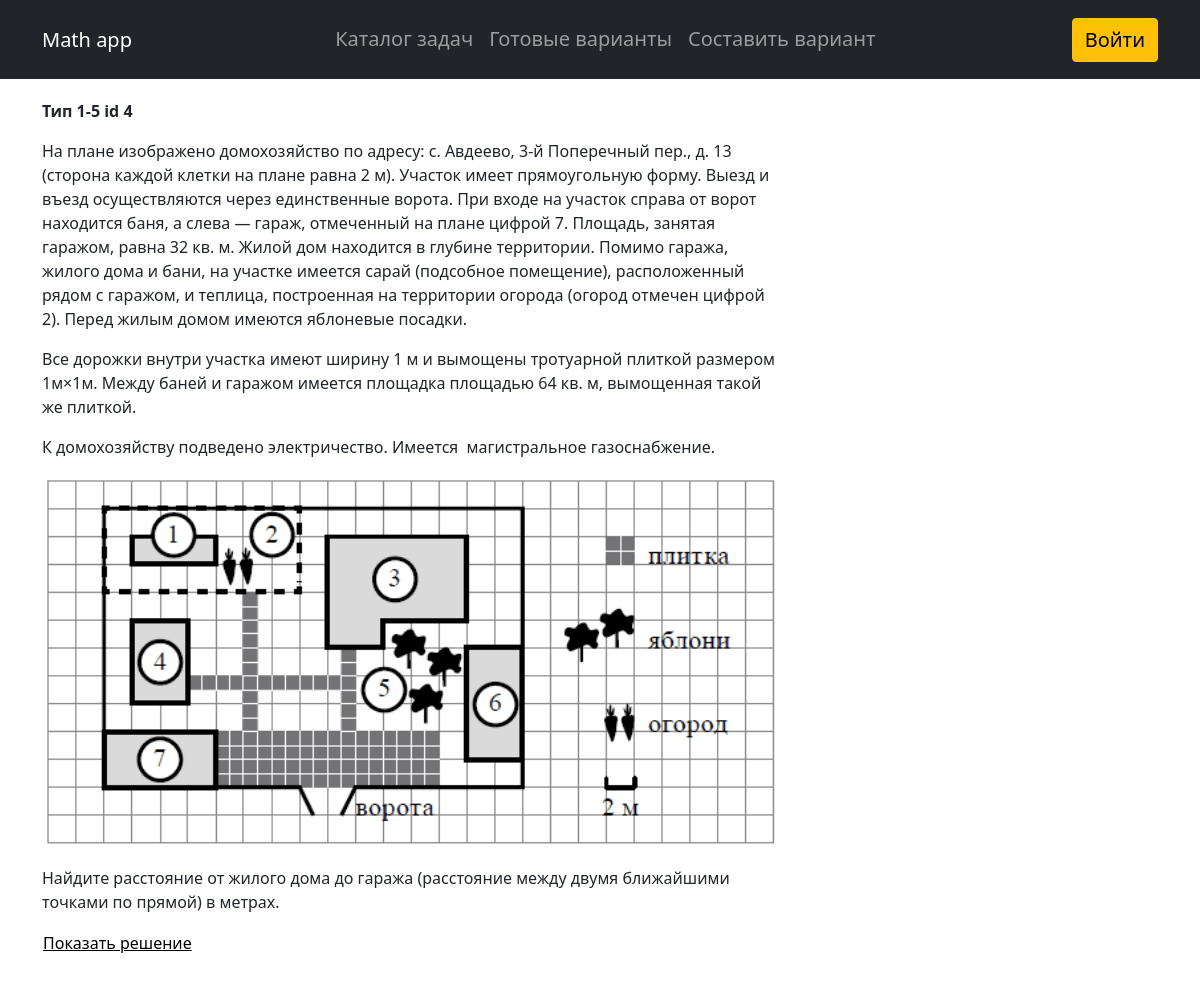
/math_app/test/4/, run on the app's committed database.
### math_app/models.py (models this page shows, shortened)
class Test(models.Model):
    exercise = models.ForeignKey(Exercise, on_delete=models.CASCADE, verbose_name='Подвид')
    problem_text = RichTextUploadingField(blank=True, null=True)
    time_create = models.DateTimeField(auto_now_add=True)
    time_update = models.DateTimeField(auto_now=True)
    solution = RichTextUploadingField(blank=True, null=True, verbose_name='Решение')
    criteria = RichTextUploadingField(blank=True, null=True, verbose_name='Критерии')
    class Meta:
        ordering = ('exercise__subcategory__category__id',)
    def get_answers(self):
        ans_ls = []
        for ans in self.answer_set.all():
            ans_ls.append(str(ans))
        return ans_ls

class Exercise(models.Model):
    subcategory = models.ForeignKey(Subcategory, related_name='subcategory', on_delete=models.CASCADE,
                                    verbose_name='Вид')
    description = RichTextUploadingField(blank=True, null=True)
    picture = models.ImageField(blank=True, upload_to="pictures/%Y/%m/%d/")
    time_create = models.DateTimeField(auto_now_add=True)
    time_update = models.DateTimeField(auto_now=True)
    source = models.TextField(blank=True, verbose_name='Источник')

class Subcategory(models.Model):
    category = models.ForeignKey(Category, verbose_name='Тип', null=True, on_delete=models.SET_NULL)
    title = models.CharField(max_length=200, verbose_name='Вид', db_index=True)
    slug = models.SlugField(max_length=200, unique=True)
    class Meta:
        ordering = ('category',)

class Category(models.Model):
    id = models.IntegerField(primary_key=True, unique=True)
    number = models.CharField(max_length=200, verbose_name='Номер')
    title = models.CharField(max_length=200, db_index=True, verbose_name='Тип')
    slug = models.SlugField(max_length=200, unique=True)
    class Meta:
        ordering = ('id',)

### math_app/views.py (the view)
# urls.py: path('test/<int:test_id>/', ShowTest.as_view(), name='test'),
class ShowTest(DetailView):
    model = Test
    template_name = 'math_app/test_detail.html'
    context_object_name = 'test'
    pk_url_kwarg = 'test_id'
    def get_context_data(self, *, object_list=None, **kwargs):
        context = super().get_context_data(**kwargs)
        context['title'] = 'Тест id №' + str(context['test'].pk)
        return context

### math_app/models.py (called while the page is built)
    def __str__(self):
        return self.answer

### oge_training/templatetags/custom_tags.py (called while the page is built)
@register.filter
def verbose_name(the_object, the_field):
    return the_object._meta.get_field(the_field).verbose_name

### math_app/templates/math_app/test_detail.html (shortened to what this page needs)
{% extends 'math_app/base.html' %}
{% load custom_tags %}
{% block content %}
<main>
    <div class="container">
        <div class="row">
            <div class="col-12 col-lg-8">
                <p><b>{{ forloop.counter }} {{test.exercise.subcategory|verbose_name:'category'}}
                    {{test.exercise.subcategory.category.number}}
                    id {{ test.pk }}</b></p>
                {% if test.exercise.description %}
                {{test.exercise.description|safe}}
                <img width="100%" src="{{test.exercise.picture.url}}">
                {% endif %}
                <p>{{test.problem_text |safe }}</p>
                <button class="btn btn-link reveal solution">Показать решение</button>
            </div>
        </div>
    </div>
</main>
{% endblock %}

### math_app/static/math_app/css/styles.css (style rules this page uses)
main { position: relative; padding: 20px; }
p { margin-bottom:0rem; }
.btn-link { color: black; padding: 0rem 0rem 1rem 0rem; display:flex; }
button.btn.btn-link.reveal { box-shadow: none; }

### data on the page
Test: exercise.subcategory|verbose_name "Тип", exercise.subcategory.category.number "1-5", pk "4", exercise.description "На плане изображено домохозяйство по адресу: с. Авдеево, 3-й Поперечный пер., д. 13 (сторона каждой клетки на плане равна 2 м). Участок имеет прямоугольную форму. Выезд и въезд осуществляются через единственные ворота. При входе на участок справа от ворот находится баня, а слева — гараж, отмеченный на плане цифрой 7. Площадь, занятая гаражом, равна 32 кв. м. Жилой дом находится в глубине территории. Помимо гаража, жилого дома и бани, на участке имеется сарай (подсобное помещение), расположенный рядом с гаражом, и теплица, построенная на территории огорода (огород отмечен цифрой 2). Перед жилым домом имеются яблоневые посадки. Все дорожки внутри участка имеют ширину 1 м и вымощены тротуарной…", exercise.picture (picture), problem_text "Найдите расстояние от жилого дома до гаража (расстояние между двумя ближайшими точками по прямой) в метрах."
